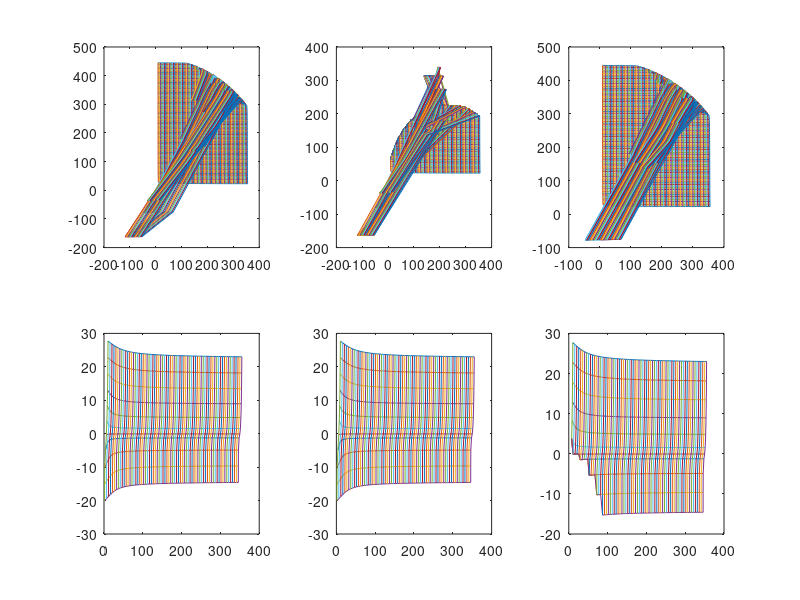

This figure's MATLAB source:
clear 
clc
close


dtr  = pi/180 ;
r1 = 230 ; r2 = 230 ; r3 = 60 ; r4 = 27.68 ; r5 = 10.32 ;
%theta1 = 75.04*dtr ; theta2 = 7.03*dtr ; 
%(155.87,343.24)
%開矩陣
a = 70;
b = 85;
theta1 = zeros(a,b);
theta2 = zeros(a,b);
theta1(1,1) = 155.87*dtr;
theta2(1,1) = 343.24*dtr;

%試走20步 上下左右 1步5毫米
%r5
for j = 1:1:b
    %計算每個初始值,存進每個theta1,theta2的第一列
    A1 = [-r1*sin(theta1(1,j)) -r2*sin(theta2(1,j)); r1*cos(theta1(1,j)) r2*cos(theta2(1,j)) ];
    B1 = [0;5];  
    C1 = A1\B1;
    theta1(1,j+1) = theta1(1,j) + C1(1);%最後一列不用看
    theta2(1,j+1) = theta2(1,j) + C1(2);%最後一列不用看
    %r4
    for i = 1:1:a  
        %temp(i) = i;
        %location_to_degree(i,1) = r5 + 5*(i-1);%儲存r5的location
        A2 = [-r1*sin(theta1(i,j)) -r2*sin(theta2(i,j)); r1*cos(theta1(i,j)) r2*cos(theta2(i,j)) ];
        B2 = [5;0];  
        C2 = A2\B2;
        theta1(i+1,j) = theta1(i,j) + C2(1);%最後一行不用看
        theta2(i+1,j) = theta2(i,j) + C2(2);%最後一行不用看 
    end
end

c = 70;
d = 11;
theta3 = zeros(c,d);
theta4 = zeros(c,d);
%theta3 = theta1_down theta4 = theta2_down
theta3(1,1) = 155.87*dtr;
theta4(1,1) = 343.24*dtr;

for k = 1:1:d
    %計算每個初始值,存進每個theta1,theta2的第一列
    A1 = [-r1*sin(theta3(1,k)) -r2*sin(theta4(1,k)); r1*cos(theta3(1,k)) r2*cos(theta4(1,k)) ];
    B1 = [0;-5];  
    C1 = A1\B1;
    theta3(1,k+1) = theta3(1,k) + C1(1);%最後一列不用看
    theta4(1,k+1) = theta4(1,k) + C1(2);%最後一列不用看
    %r4
    for l = 1:1:c  
        %temp(i) = i;
        %location_to_degree(i,1) = r5 + 5*(i-1);%儲存r5的location
        A2 = [-r1*sin(theta3(l,k)) -r2*sin(theta4(l,k)); r1*cos(theta3(l,k)) r2*cos(theta4(l,k)) ];
        B2 = [5;0];  
        C2 = A2\B2;
        theta3(l+1,k) = theta3(l,k) + C2(1);%最後一行不用看
        theta4(l+1,k) = theta4(l,k) + C2(2);%最後一行不用看 
    end
end

r5c = zeros(a,b);
r5s = zeros(a,b);
degree1 = zeros(a,b);
degree2 = zeros(a,b);
mdegree1 = zeros(a,b);
mdegree2_180 = zeros(a,b);
mdegree2_270 = zeros(a,b);
%顯示180度為0度角 270度為0度角的差別
r5c_180 = zeros(a,b);
r5s_180 = zeros(a,b);
r5c_270 = zeros(a,b);
r5s_270 = zeros(a,b);

for i = 1:1:a
    for j = 1:1:b
        degree1(i,j) = theta1(i,j)/dtr  ;
        if degree1(i,j) > 360
            degree1(i,j) = degree1(i,j)-360;
        end
        degree2(i,j) = theta2(i,j)/dtr  ;
        
        if degree2(i,j) > 360
           degree2(i,j) = degree2(i,j) - 360;
        end

        r5c(i,j) = r1*cos(theta1(i,j)) + r2*cos(theta2(i,j));
        r5s(i,j) = r1*sin(theta1(i,j)) + r2*sin(theta2(i,j));
        location_to_degree(i,(j-1)*5+1) = r5c(i,j);
        location_to_degree(i,(j-1)*5+2) = r5s(i,j);
        location_to_degree(i,(j-1)*5+3) = degree1(i,j);
        location_to_degree(i,(j-1)*5+4) = degree2(i,j);
        %調整成伺服馬達角
        mdegree1(i,j) = degree1(i,j);
        if degree2(i,j) > 180
            mdegree2_180(i,j) = degree2(i,j) - 180 ;
        end
        mdegree2_180(i,j) = 180 - mdegree2_180(i,j);
        if degree2(i,j) > 270
            mdegree2_270(i,j) = degree2(i,j) - 270 ;
        elseif degree2(i,j) < 90
            mdegree2_270(i,j) = degree2(i,j) + 90 ;
        end
        mdegree2_270(i,j) = 180 - mdegree2_270(i,j);
        %只能由伺服馬達的角度所走的地方
        
        if degree2(i,j) > 0 && degree2(i,j) < 90
            r5c_180(i,j) = r5c_180(i,j-1);
            r5s_180(i,j) = r5s_180(i,j-1);
        else
            r5c_180(i,j) = r1*cos(theta1(i,j)) + r2*cos(theta2(i,j));
            r5s_180(i,j) = r1*sin(theta1(i,j)) + r2*sin(theta2(i,j));
        end
        
        if degree2(i,j) > 90 && degree2(i,j) < 270
            r5c_270(i,j) = r5c_270(i,j-1);
            r5s_270(i,j) = r5s_270(i,j-1);
        else
            r5c_270(i,j) = r1*cos(theta1(i,j)) + r2*cos(theta2(i,j));
            r5s_270(i,j) = r1*sin(theta1(i,j)) + r2*sin(theta2(i,j));
        end
        %99行以後不用看
    end
end 
r5c_mod = zeros(a,b);
for i = 1:1:a
    for j = 1:1:b-1
        distance_cos = abs(r5c(i,j+1) - r5c(i,j)) ; 
        if distance_cos > 1
            mdegree1(i,j+1) = 180;
            mdegree2_270(i,j+1) = 180;
            r5c_mod(i,j+1) = r5c(i,j);
        end
    end
end
r5s_mod = zeros(a,b);
for i = 1:1:a-1
    for j = 1:1:b
        distance_sin = abs(r5s(i+1,j) - r5s(i,j)) ; 
        if distance_sin > 1
            mdegree1(i+1,j) = 180;
            mdegree2_270(i+1,j) = 180;
            r5s_mod(i+1,j) = r5s(i,j);
        end
    end
end
for i = 1:1:a
    for j = 1:1:b
        matrix1(i,j) = mdegree1(i,j) + ",";
        matrix1(i,b) = mdegree1(i,b) + "}" + ",";
        
        matrix2(i,j) = mdegree2_270(i,j) + ",";
        matrix2(i,b) = mdegree2_270(i,b) + "}" + ",";
    end
end
r5c_down = zeros(c,d);
r5s_down = zeros(c,d);
degree1_down = zeros(c,d);
degree2_down = zeros(c,d);
mdegree1_down = zeros(c,d);
mdegree2_down_180 = zeros(c,d);
mdegree2_down_270 = zeros(c,d);
%顯示180度為0度角 270度為0度角的差別
r5c_down_180 = zeros(c,d);
r5s_down_180 = zeros(c,d);
r5c_down_270 = zeros(c,d);
r5s_down_270 = zeros(c,d);

for i = 1:1:c
    for j = 1:1:d
        degree1_down(i,j) = theta3(i,j)/dtr  ;
        if degree1_down(i,j) < 0
            degree1_down(i,j) = degree1_down(i,j)+360;
        end
        
        degree2_down(i,j) = theta4(i,j)/dtr  ;
        if degree2_down(i,j) < 0
           degree2_down(i,j) = 360 + degree2_down(i,j);
        end

        r5c_down(i,j) = r1*cos(theta3(i,j)) + r2*cos(theta4(i,j));
        r5s_down(i,j) = r1*sin(theta3(i,j)) + r2*sin(theta4(i,j));
        location_to_degree_down(i,(j-1)*5+1) = r5c_down(i,j);
        location_to_degree_down(i,(j-1)*5+2) = r5s_down(i,j);
        location_to_degree_down(i,(j-1)*5+3) = degree1_down(i,j);
        location_to_degree_down(i,(j-1)*5+4) = degree2_down(i,j);
        %調整成伺服馬達角
        mdegree1_down(i,j) = degree1_down(i,j);
        if degree2_down(i,j) > 180
            mdegree2_down_180(i,j) = degree2_down(i,j) - 180;
        else 
            mdegree2_down_180(i,j) = 0;
        end
        mdegree2_down_180(i,j) = 180 - mdegree2_down_180(i,j);
        if degree2_down(i,j) > 270
            mdegree2_down_270(i,j) = degree2_down(i,j) - 270 ;
        elseif degree2_down(i,j) < 90
            mdegree2_down_270(i,j) = degree2_down(i,j) + 90 ;
        end
        mdegree2_down_270(i,j) = 180 - mdegree2_down_270(i,j);
        
         %只能由伺服馬達的角度所走的地方
        if degree2_down(i,j) > 0 && degree2_down(i,j) < 90
            r5c_down_180(i,j) = r5c_down_180(i,j-1);
            r5s_down_180(i,j) = r5s_down_180(i,j-1);
        else
            r5c_down_180(i,j) = r1*cos(theta3(i,j)) + r2*cos(theta4(i,j));
            r5s_down_180(i,j) = r1*sin(theta3(i,j)) + r2*sin(theta4(i,j));
        end
        
        if degree2_down(i,j) > 90 && degree2_down(i,j) < 270
            r5c_down_270(i,j) = r5c_down_270(i,j-1);
            r5s_down_270(i,j) = r5s_down_270(i,j-1);
        else
            r5c_down_270(i,j) = r1*cos(theta3(i,j)) + r2*cos(theta4(i,j));
            r5s_down_270(i,j) = r1*sin(theta3(i,j)) + r2*sin(theta4(i,j));
        end
        %99行以後不用看
    end
end
for i = 1:1:c
    for j = 1:1:d
        matrix1_down(i,j) = mdegree1_down(i,d+1-j) + ",";
        matrix1_down(i,1) = "{" + mdegree1_down(i,d) + ",";
        
        matrix2_down(i,j) = mdegree2_down_270(i,d+1-j) + ",";
        matrix2_down(i,1) = "{" + mdegree2_down_270(i,d) + ",";
        
    end
end
r5ct = transpose(r5c);
r5st = transpose(r5s);
r5c_downt = transpose(r5c_down);
r5s_downt = transpose(r5s_down);
r5ct_180 = transpose(r5c_180);
r5st_180 = transpose(r5s_180);
r5c_downt_180 = transpose(r5c_down_180);
r5s_downt_180 = transpose(r5s_down_180);
r5ct_270 = transpose(r5c_270);
r5st_270 = transpose(r5s_270);
r5c_downt_270 = transpose(r5c_down_270);
r5s_downt_270 = transpose(r5s_down_270);

subplot(2,3,1);
plot(r5c,r5s,r5ct,r5st);
subplot(2,3,4);
plot(r5c_down,r5s_down,r5c_downt,r5s_downt);
subplot(2,3,2);
plot(r5c_180,r5s_180,r5ct_180,r5st_180);
subplot(2,3,5);
plot(r5c_down_180,r5s_down_180,r5c_downt_180,r5s_downt_180);
subplot(2,3,3);
plot(r5c_270,r5s_270,r5ct_270,r5st_270);
subplot(2,3,6);
plot(r5c_down_270,r5s_down_270,r5c_downt_270,r5s_downt_270);

